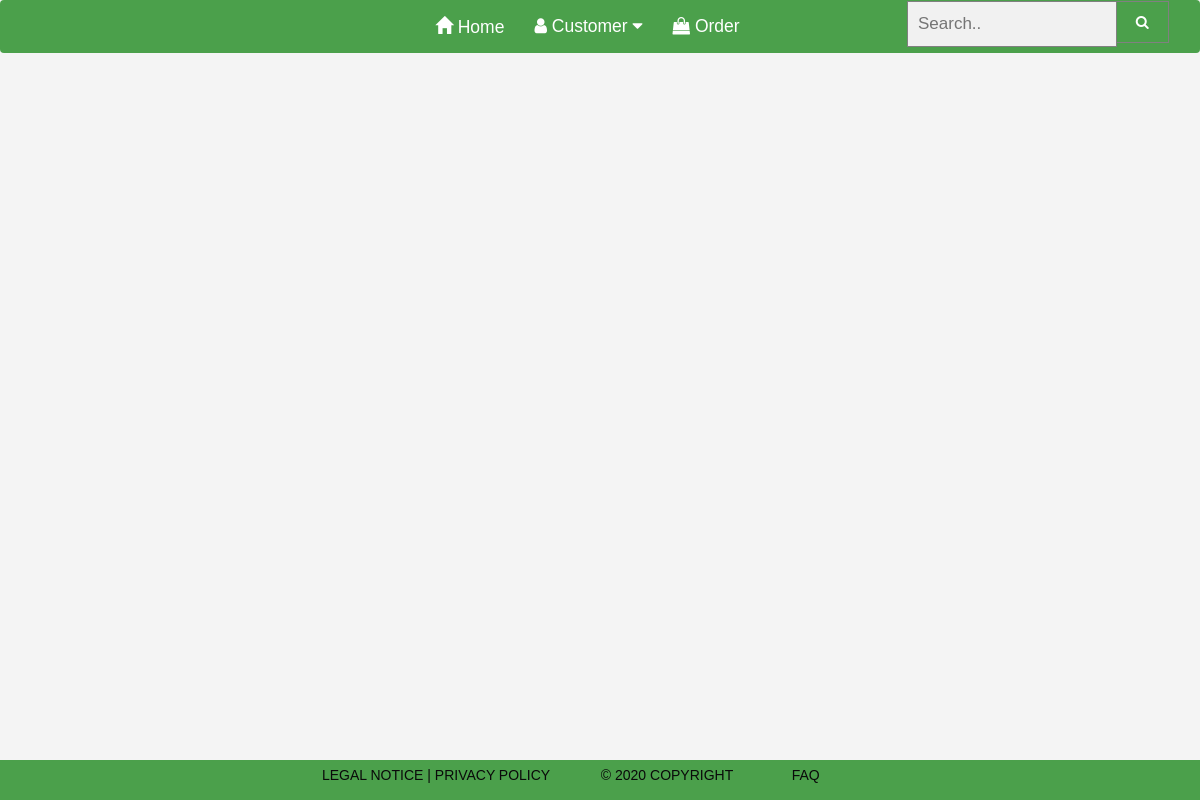
/, run on an earlier commit of the app's database.
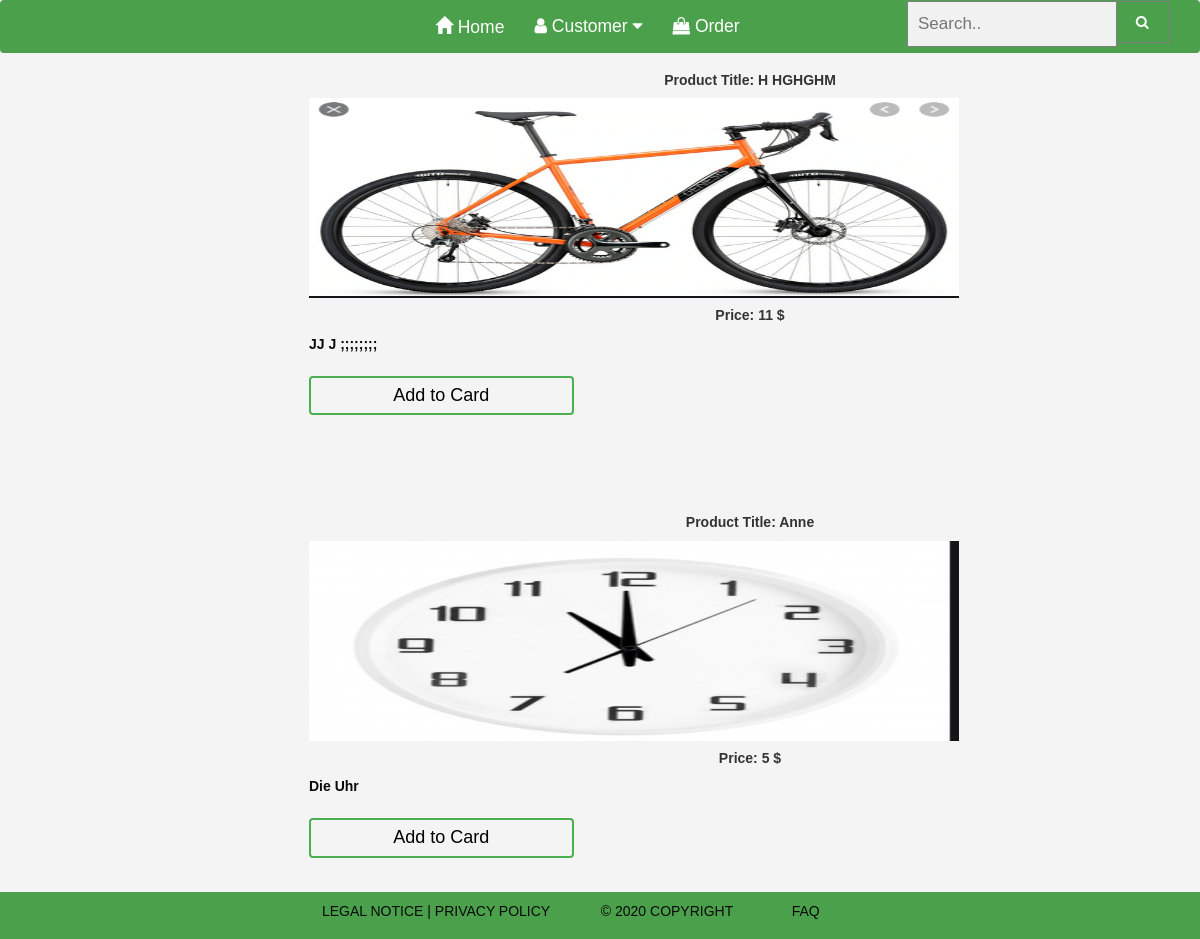
And on a later commit of the database.
### tables this page shows
CREATE TABLE Product  (
    
    id INT  AUTO_INCREMENT,
    username VARCHAR(20),
    price VARCHAR(20),
    qty VARCHAR(50),
    Myimage VARCHAR(50),
    Idescription VARCHAR(50),
    CONSTRAINT id PRIMARY KEY (id)
    
   );

### Modell/DAOuser.php (called while the page is built, shortened)
<?php
 class DAOuser implements IDAOuser {
    private function getPDO(){
            $stmt = new PDO('sqlite:bd_shops.sqlite3');
            $stmt->setAttribute(
                PDO::ATTR_ERRMODE,
                PDO::ERRMODE_EXCEPTION
            );
        return    $stmt;
  }
 public function getAllProduct($table) {
        $statement = "SELECT * FROM $table" ;
        $stmt = $this->getPDO()->query($statement);
        $datas = $stmt->fetchAll(PDO::FETCH_ASSOC);
        return   $datas;
    }
}

### index.php (the view, shortened to what this page needs)
<?php
  require_once 'elements/header.php';
  require_once('Modell/DAOuser.php');
$result2 = new DAOuser();
$table = "product";
$result1 = $result2 -> getAllProduct($table);
?>
 <?php   if($result1) :            ?>
 <?php  foreach ($result1 as $k  => $value):  ?>
    <div class="well-sm col-md-offset-3">
   <div class="card mb-3" >
   <form action="" method="POST">
   <h5 class="card-title">  <strong>Product Title: <strong ><?= $value['username'] ?></strong> </strong></h5>
   <img src="<?= $value['Myimage']  ?>" alt="Girl in a jacket" width="650"   height="200">
   <div class="card-body">
    <h5 class="card-title"> <strong> Price: <strong class="price"><?= $value['price'] ?></strong> $ </strong></h5>
    <p class="card-text"> <strong ><?= $value['Idescription'] ?></strong> </p>
    <button type="submit" style="width:30%" class="btn btn-warning my-3" name="add" > Add to Card  </button>
    </div>
   </form>
</div>
</div><br><br><br>
<?php  endforeach    ?>
  <?php    endif       ?>
  <?php    require('elements/footer.php')        ?>

### elements/header.php (shortened to what this page needs)
<!DOCTYPE html>
<html>
<head>
    <link rel="stylesheet" href="https://maxcdn.bootstrapcdn.com/bootstrap/3.4.0/css/bootstrap.min.css">
    <link href="https://stackpath.bootstrapcdn.com/font-awesome/4.7.0/css/font-awesome.min.css" rel="stylesheet">
    <link rel="stylesheet" type="text/css" href="style.css">
</head>
<body>
    <div class="col-md-12 col-lg-12 hidden-sm hidden-xs navbar" style="background-color: #4ba04b">
        <div class="col-md-6 col-lg-5 hidden-sm hidden-xs">
            <ul class="nav navbar-nav" style="font-size: 125%;margin-left: 0%">
                <li class="changeColor">
                    <a href="index.php" style="color: white;"> <span class="glyphicon glyphicon-home"></span><?php
   if (isset($_SESSION['username'])){
   echo"  Wellcome";}else {
   ECHO"  Home";
   }
      ?>  </a>
                </li>
                <li class="changeColor" id="customer">
                    <a href="#" style="color: white;transition: 1s" class="dropdown-toggle" data-toggle="dropdown" role="button">
                        <i class="fa fa-user"></i> Customer <i class="fa fa-caret-down"></i>
                    </a>
                </li>
                <li class="changeColor">
                    <a href="order.php" style="color: white;"> <i class="fa fa-shopping-bag"></i> Order </a>
                </li>
            </ul>
        </div>
        <div class="col-md-10 col-lg-3 hidden-sm hidden-xs">
                <form class="example" action="">
                <input type="text" placeholder="Search.." name="search2">
                <button type="submit"><i class="fa fa-search"></i></button>
                </form>
        </div>
    </div>
</body>
</html>

### elements/footer.php
</body>
<footer class="footer">
<p><a href="Legal_Privacy.php"> Legal Notice  |  Privacy Policy</a></p>&nbsp; &nbsp; &nbsp; &nbsp; &nbsp; &nbsp; &nbsp;
<p>© 2020 Copyright</p>&nbsp; &nbsp; &nbsp; &nbsp; &nbsp; &nbsp; &nbsp; &nbsp;
<p><a href="FAQ.php"> FAQ</a></p>&nbsp; &nbsp; &nbsp; &nbsp; &nbsp; &nbsp; &nbsp; &nbsp;
</footer>
</html>

### style.css (style rules this page uses)
* { padding: 0; margin: 0; box-sizing: border-box; }
body { background-color: #f4f4f4; background-size: cover; background-position: center; font-family: sans-serif; }
.btn { width: 100%; background: none; border: 2px solid #4caf50; color: black; padding: 5px; font-size: 18px; cursor: pointer; margin: 12px 0; }
.footer { width: 100%; height: 5%; display: flex; position: fixed; justify-content: center; align-items: center; font-size: 1em; text-transform: uppercase; background-color: #4ba04b; text-align: center; bottom: 0; z-index: 1; }
h5 { text-align: center; }
p, p a { color: #0a0a0a; }
* { box-sizing: border-box; }
form.example input[type=text] { padding: 10px; font-size: 17px; border: 1px solid grey; float: left; width: 80%; background: #f1f1f1; }
form.example button { float: left; width: 20%; padding: 10px; background: #4ba04b; color: white; font-size: 14px; border: 1px solid grey; border-left: none; cursor: pointer; }
form.example::after { content: ""; clear: both; display: table; }

What changed in the data, as far as the page shows it:
added product: username "H HGHGHM", shows a picture, price "11", Idescription "JJ J ;;;;;;;;", username "Anne", Myimage (picture), price "5", Idescription "Die Uhr"
